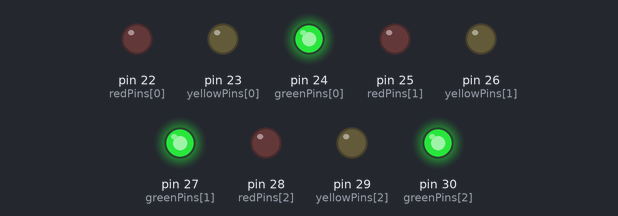
Simulated run of this sketch. Board: Arduino Mega 2560, built with avr-gcc and run on an emulated ATmega2560. Shown: output pins drawn as LEDs (lit = HIGH).

Above: at 0.5 s.
At 1.5 s:
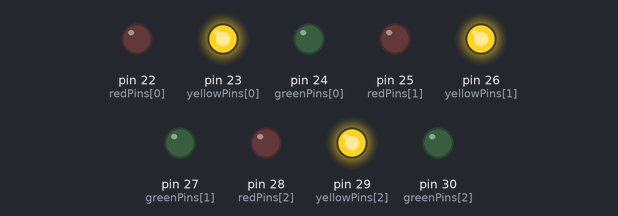
At 5.5 s:
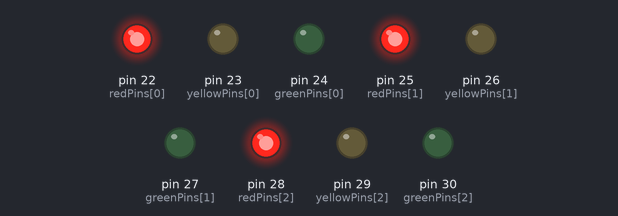
Timing chart, 0 to 6.9 s (numbered marks = the images above):
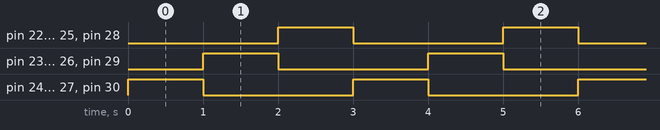

Measured:
- by itself, pin 22 (redPins[0]), pin 23 (yellowPins[0]), pin 24 (greenPins[0]), pin 25 (redPins[1]), pin 26 (yellowPins[1]), pin 27 (greenPins[1]), pin 28 (redPins[2]), pin 29 (yellowPins[2]), pin 30 (greenPins[2]): alternates HIGH for 1.0 s and LOW for 2.0 s
- by itself, everything shown: repeats every 3.0 s, in 4 steps

The sketch:

ESP32Cam.ino
```cpp
/*
 * Updated Traffic Signal Hardware Test
 * Target Hardware: Arduino Mega 2560
 * ---------------------------------------------------------
 * Pin Mapping from Screenshot:
 * Lane 1: Red 22, Yellow 23, Green 24
 * Lane 2: Red 25, Yellow 26, Green 27
 * Lane 3: Red 28, Yellow 29, Green 30
 */

// Lane Arrays based on your new configuration
const int redPins[]    = {22, 25, 28};
const int yellowPins[] = {23, 26, 29};
const int greenPins[]  = {24, 27, 30};

void setup() {
  // Set all 9 traffic light pins as OUTPUT
  for (int i = 0; i < 3; i++) {
    pinMode(redPins[i], OUTPUT);
    pinMode(yellowPins[i], OUTPUT);
    pinMode(greenPins[i], OUTPUT);
  }

  // Optional: Initialize Serial for the CAMs/RFID to ensure pins are ready
  Serial.begin(9600);
  Serial1.begin(9600); // Pins 18/19
  Serial2.begin(9600); // Pins 16/17
  Serial3.begin(9600); // Pins 14/15
}

void loop() {
  // Cycle Green
  setGroup(greenPins, HIGH);
  delay(1000);
  setGroup(greenPins, LOW);

  // Cycle Yellow
  setGroup(yellowPins, HIGH);
  delay(1000);
  setGroup(yellowPins, LOW);

  // Cycle Red
  setGroup(redPins, HIGH);
  delay(1000);
  setGroup(redPins, LOW);
}

// Simple helper to toggle groups
void setGroup(const int pins[], int state) {
  for (int i = 0; i < 3; i++) {
    digitalWrite(pins[i], state);
  }
}
```
